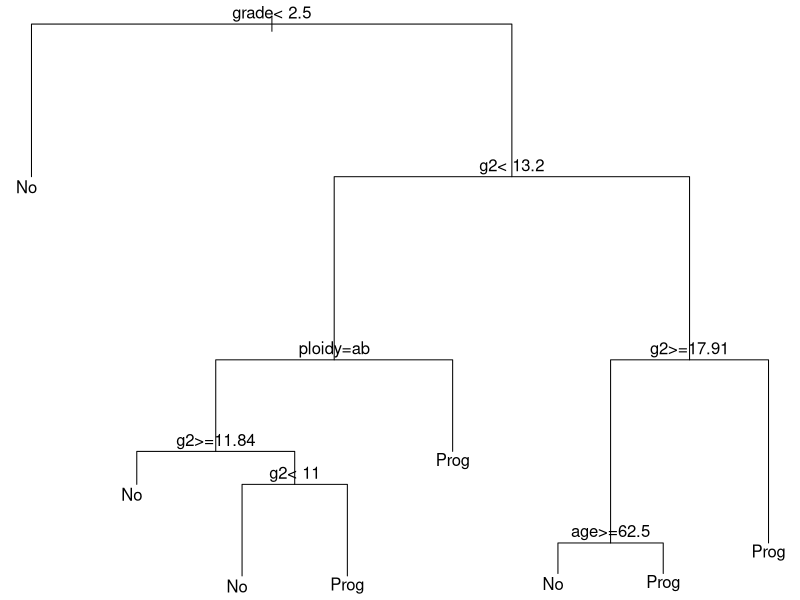
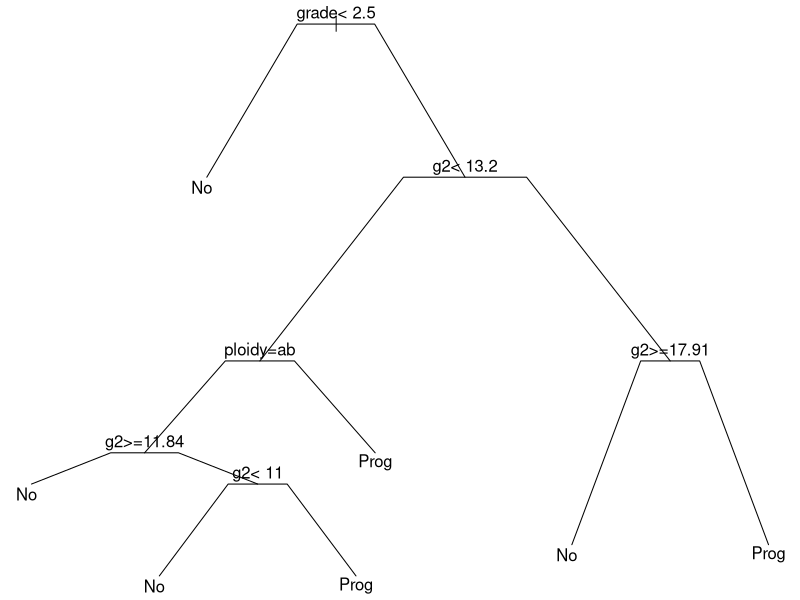
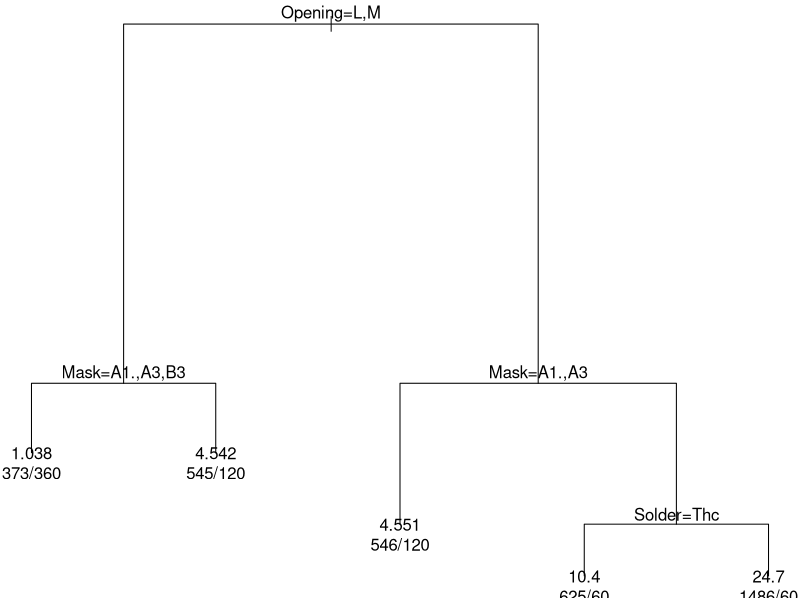
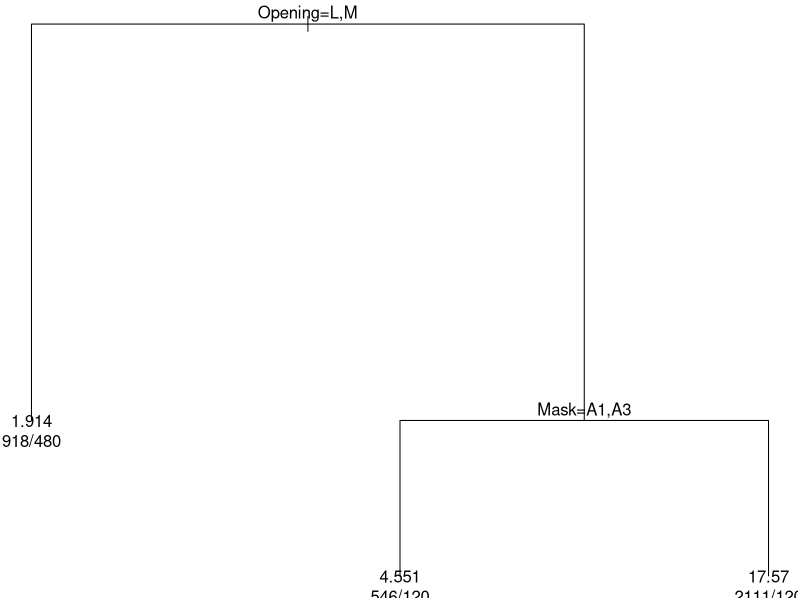
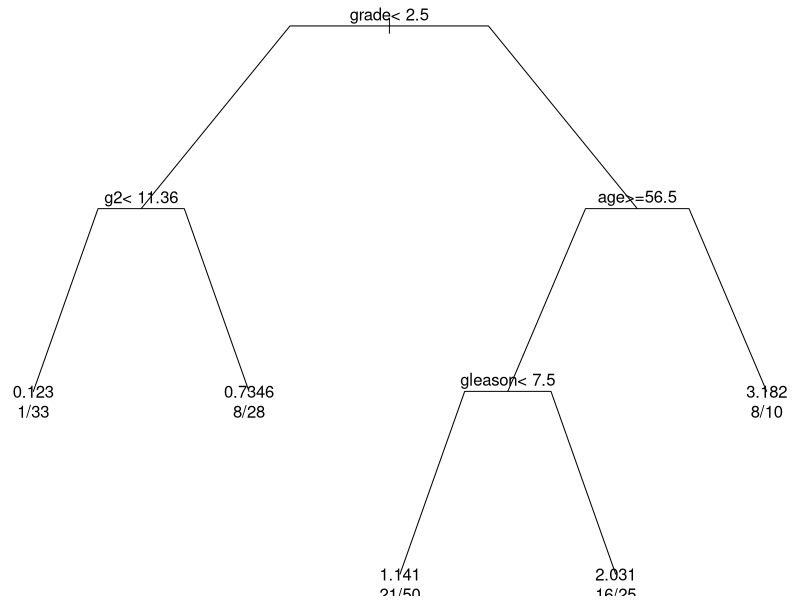
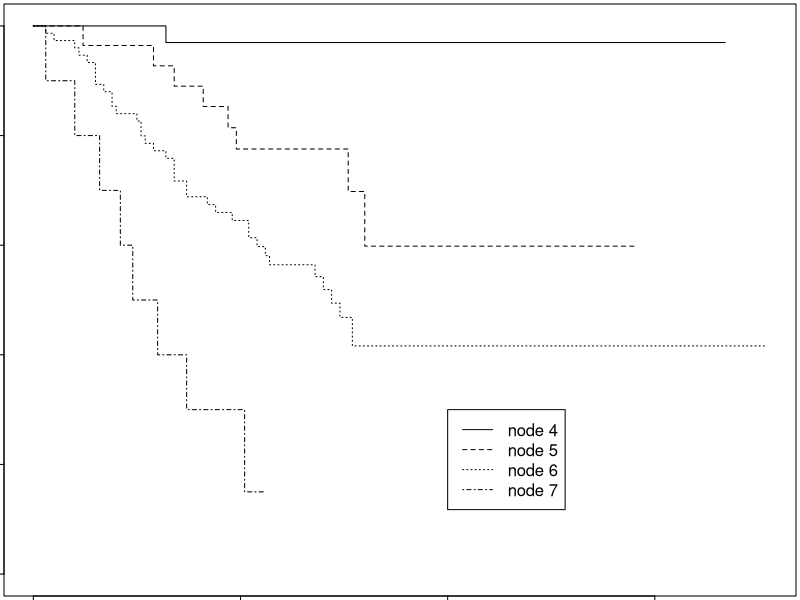

Here is the R script that generated these plots, in order:
rm(list = ls())


# Packages #
library(rpart) # rpart = Recursive PARTitioning

# Jeu de donnees #
stagec

# I. Creation de l'arbre ####

# _a. Premier arbre ####

# Codage en facteur
progstat <- factor(stagec$pgstat, levels = 0:1, labels = c("No", "Prog"))
# Creation de l'arbre
cfit <- rpart(progstat ~ age + eet + g2 + grade + gleason + ploidy,
              data = stagec, method = 'class')

# Affichage des noeuds
# Listing des regles de décision
print(cfit)

# Graphique de l'arbre 
par(mar = rep(0.1, 4))
plot(cfit)
text(cfit)

# _b. Importance des variables
temp <- with(stagec, table(cut(grade, c(0, 2.5, 4)),
                           cut(gleason, c(2, 5.5, 10)),
                           exclude = NULL))
temp

# II. Découpage de l'arbre ####

printcp(cfit)


fit <- prune(cfit, cp = 0.02)
par(mar = rep(0.1, 4))
plot(fit, branch = 0.3, compress = TRUE)
text(fit)


summary(cfit, cp = 0.06)

# III. Autres methodes ####

# _a. Poisson ####
sfit <- rpart(skips ~ Opening + Solder + Mask + PadType + Panel,
              data = solder.balance, method = 'poisson',
              control = rpart.control(cp = 0.05, maxcompete = 2))
sfit
summary(sfit, cp = 0.1)

par(mar = rep(0.1, 4))
plot(sfit)
text(sfit, use.n = TRUE, min = 3)



fit.prune <- prune(sfit, cp = 0.10)
plot(fit.prune)
text(fit.prune, use.n = TRUE, min = 2)

# _b. Survie ####

require(survival)
temp <- coxph(Surv(pgtime, pgstat) ~ 1, stagec)
newtime <- predict(temp, type = 'expected')
pfit <- rpart(Surv(pgtime, pgstat) ~ age + eet + g2 + grade +
                gleason + ploidy, data = stagec)
print(pfit)





pfit2 <- prune(pfit, cp = 0.016)
par(mar = rep(0.2, 4))
plot(pfit2, uniform = TRUE, branch = 0.4, compress = TRUE)
text(pfit2, use.n = TRUE)



temp <- snip.rpart(pfit2, 6)
km <- survfit(Surv(pgtime, pgstat) ~ temp$where, stagec)
plot(km, lty = 1:4, mark.time = FALSE,
       xlab = "Years", ylab = "Progression")
legend(10, 0.3, paste('node', c(4,5,6,7)), lty = 1:4)
8.5